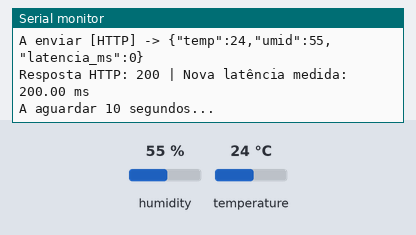
A sketch run on a simulated ESP32. Parts: the last lines printed to the serial monitor. Inputs (shaded band) come from the test bench; at power-on: humidity 55 %, temperature 24 °C. WiFi joins after 1.5 s; servers stay silent unless stated; uploads are accepted with an empty reply; random numbers use the default seed unless the sketch sets one; no MQTT or app messages arrive unless stated.

Above: at 2.7 s.
2.8 s: humidity set to 22 %
At 12.8 s:
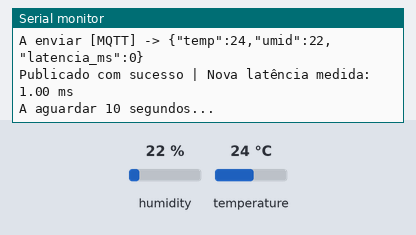
13.3 s: temperature set to 12 °C
At 22.0 s:
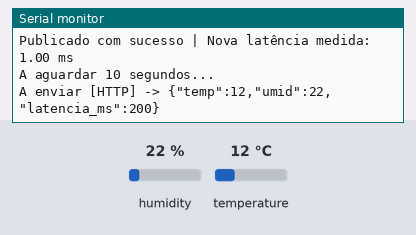
23.4 s: humidity set to 40 %
At 32.7 s:
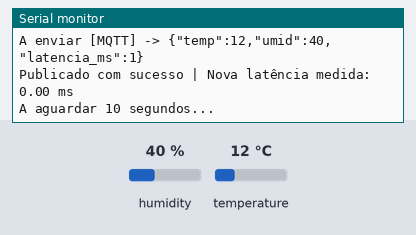

The sketch:

monitoramento_iot.ino
```cpp
/* =========================================================
 * PROJETO: Monitorização IoT - Comparativo HTTP vs MQTT
 * AUTORA: Milena
 * ANO: 2026
 * DESCRIÇÃO: Firmware de telemetria para ESP32.
 * Todos os direitos reservados.
 * ========================================================= */

#include <WiFi.h>
#include <HTTPClient.h>
#include <PubSubClient.h>
#include <ArduinoJson.h>
#include <DHT.h>

// ==========================================
// 1. CONFIGURAÇÕES DA SUA REDE WI-FI
// ==========================================
const char* ssid = "SEU_WIFI_AQUI";
const char* password = "SUA_SENHA_AQUI";

// ==========================================
// 2. CONFIGURAÇÕES DO SERVIDOR (IP)
// ==========================================
// No WINDOWS (CMD): Digite 'ipconfig' e procure por "Endereço IPv4"
// No LINUX/MAC (Terminal): Digite 'hostname -I' ou 'ifconfig'
const char* server_ip = "0.0.0.0"; // Substitua pelo IP do seu computador rodando o app.py

#define DHTPIN 4
#define DHTTYPE DHT11
DHT dht(DHTPIN, DHTTYPE);

WiFiClient espClient;
PubSubClient mqttClient(espClient);

// ==========================================
// 3. ENDEREÇOS DE COMUNICAÇÃO (ROTAS)
// ==========================================
// Rota para o protocolo HTTP (API REST)
String http_url;

// Canal (Tópico) para o protocolo MQTT
// Segue o padrão: área / projeto / dispositivo
String mqtt_topic = "iot/monitoramento/sensor";
bool usar_http = true;

float latencia_http_anterior = 0.0;
float latencia_mqtt_anterior = 0.0;

void setup() {
  Serial.begin(115200);
  Serial.println("\n=========================================");
  Serial.println("  FIRMWARE IoT - DESENVOLVIDO POR MILENA ");
  Serial.println("=========================================\n");
  dht.begin();

  http_url = String("http://") + server_ip + ":5000/dados_http";

  Serial.println("\nConectando ao WiFi...");
  WiFi.begin(ssid, password);
  while (WiFi.status() != WL_CONNECTED) {
    delay(500);
    Serial.print(".");
  }
  Serial.println("\nWiFi Conectado! IP do ESP32: " + WiFi.localIP().toString());

  mqttClient.setServer(server_ip, 1883);
}

void reconectarMQTT() {
  while (!mqttClient.connected()) {
    Serial.print("Tentando conectar ao MQTT Broker... ");
    // Identificador genérico para o cliente MQTT
    if (mqttClient.connect("ESP32_Monitoramento_Cliente")) {
      Serial.println("Conectado com sucesso!");
    } else {
      Serial.print("Falhou, erro=");
      Serial.print(mqttClient.state());
      Serial.println(" Tentando novamente em 5 segundos.");
      delay(5000);
    }
  }
}

void loop() {
  if (!mqttClient.connected()) {
    reconectarMQTT();
  }
  mqttClient.loop();

  // Ler o Sensor
  float temp = dht.readTemperature();
  float umid = dht.readHumidity();

  // Tratamento em caso de mau contacto do sensor
  if (isnan(temp) || isnan(umid)) {
    Serial.println("Aviso: Falha ao ler o DHT11! A usar dados simulados de segurança...");
    temp = random(200, 300) / 10.0;
    umid = random(400, 600) / 10.0;
  }

  StaticJsonDocument<200> doc;
  doc["temp"] = temp;
  doc["umid"] = umid;

  unsigned long tempo_inicio = millis();
  unsigned long tempo_fim = 0;

  if (usar_http) {
    Serial.print("\nA enviar [HTTP] -> ");

    // Envia a latência real que foi medida no envio HTTP anterior!
    doc["latencia_ms"] = latencia_http_anterior;
    String payload_http;
    serializeJson(doc, payload_http);
    Serial.println(payload_http);

    HTTPClient http;
    http.begin(http_url);
    http.addHeader("Content-Type", "application/json");

    int httpResponseCode = http.POST(payload_http);

    tempo_fim = millis();
    // Atualiza a latência real para o próximo envio
    latencia_http_anterior = tempo_fim - tempo_inicio;

    if (httpResponseCode > 0) {
      Serial.printf("Resposta HTTP: %d | Nova latência medida: %.2f ms\n", httpResponseCode, latencia_http_anterior);
    } else {
      Serial.printf("Erro no HTTP: %s\n", http.errorToString(httpResponseCode).c_str());
    }
    http.end();

    usar_http = false;

  } else {
    Serial.print("\nA enviar [MQTT] -> ");

    // Envia a latência real que foi medida no envio MQTT anterior!
    doc["latencia_ms"] = latencia_mqtt_anterior;
    String payload_mqtt;
    serializeJson(doc, payload_mqtt);
    Serial.println(payload_mqtt);

    bool sucesso = mqttClient.publish(mqtt_topic.c_str(), payload_mqtt.c_str());

    tempo_fim = millis();
    // Atualiza a latência real para o próximo envio
    latencia_mqtt_anterior = tempo_fim - tempo_inicio;

    if (sucesso) {
      Serial.printf("Publicado com sucesso | Nova latência medida: %.2f ms\n", latencia_mqtt_anterior);
    } else {
      Serial.println("Falha ao publicar no MQTT.");
    }

    usar_http = true;
  }

  Serial.println("A aguardar 10 segundos...\n");
  delay(10000);
}
```

Measured:
- after the input at 2.8 s, the serial monitor: prints a new line after 9.0 s (image 1)
- after the input at 13.3 s, the serial monitor: prints a new line after 8.5 s (image 2)
- after the input at 23.4 s, the serial monitor: prints a new line after 8.7 s (image 3)
